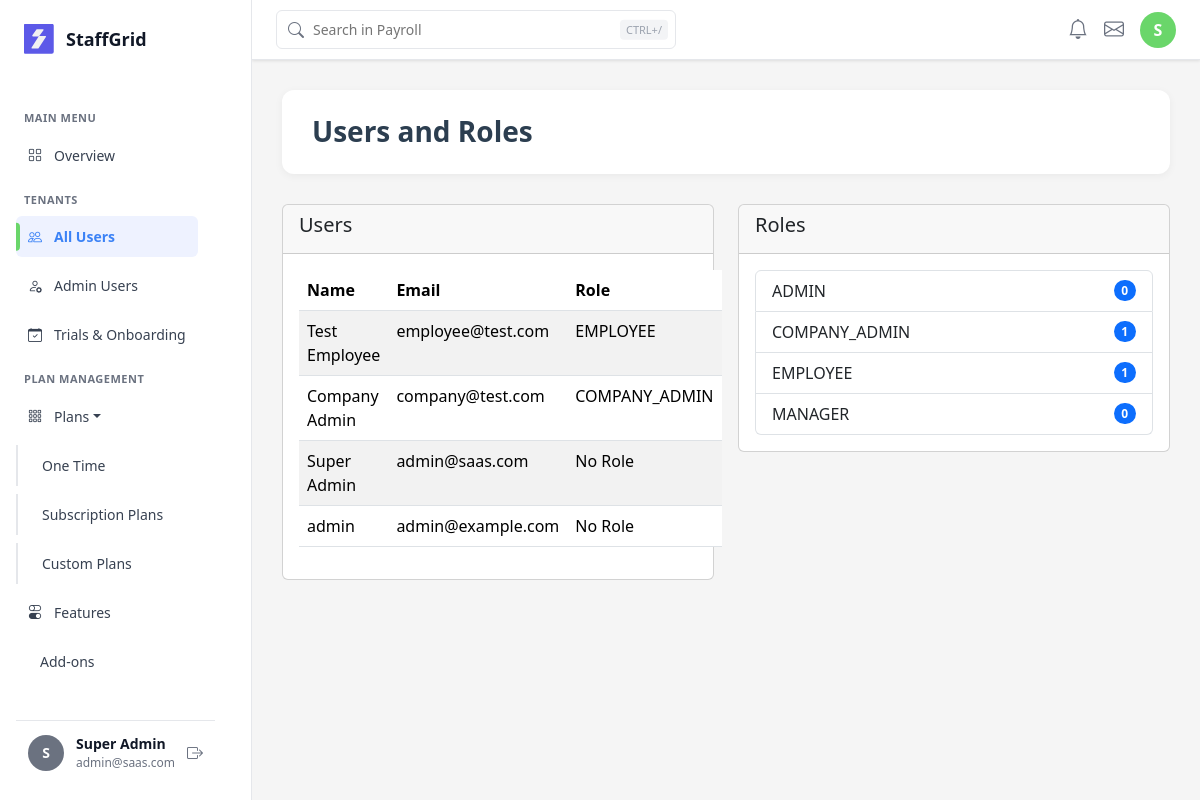
Page /users/ (signed in) on the committed database.
### saas/models/user.py (models this page shows, shortened)
class CustomUser(AbstractUser):
    email = models.EmailField(unique=True)
    role = models.ForeignKey(
        'Role',
        on_delete=models.SET_NULL,
        null=True,
        blank=True,
        related_name='users'
    )
    tenant = models.ForeignKey(
        'Tenant',
        on_delete=models.CASCADE,
        null=True,
        blank=True,
        related_name='users'
    )
    phone = models.CharField(max_length=15, blank=True, null=True)
    address = models.TextField(blank=True, null=True)
    profile_picture = models.ImageField(upload_to='profile_pictures/', blank=True, null=True)
    is_verified = models.BooleanField(default=False)
    created_at = models.DateTimeField(default=timezone.now)
    updated_at = models.DateTimeField(auto_now=True)
    USERNAME_FIELD = 'email'
    REQUIRED_FIELDS = ['username']
    objects = CustomUserManager()
    class Meta:
        db_table = 'custom_users'
        ordering = ['-date_joined']
        indexes = [
            models.Index(fields=['email']),
            models.Index(fields=['role']),
            models.Index(fields=['is_active']),
            models.Index(fields=['is_verified']),
        ]

### saas/models/role.py (models this page shows, shortened)
class Role(models.Model):
    ADMIN = 'admin'
    EDITOR = 'editor'
    VIEWER = 'viewer'
    GUEST = 'guest'
    SYSTEM_ROLES = [ADMIN, EDITOR, VIEWER, GUEST]
    name = models.CharField(max_length=100, unique=True)
    description = models.TextField(blank=True, null=True)
    tenant = models.ForeignKey(
        'Tenant',
        on_delete=models.CASCADE,
        related_name='roles',
        null=True,  # Made nullable to avoid migration issues
        blank=True
    )
    is_system = models.BooleanField(default=False)
    is_active = models.BooleanField(default=True)
    created_at = models.DateTimeField(auto_now_add=True)
    updated_at = models.DateTimeField(auto_now=True)
    class Meta:
        db_table = 'roles'
        ordering = ['name']
        indexes = [
            models.Index(fields=['name']),
            models.Index(fields=['is_active']),
        ]

### saas/views/__init__.py (the view, shortened to what this page needs)
def users_list(request):
    if not request.user.is_authenticated:
        return redirect('auth:login')
    is_admin_page = 'admin' in request.path
    if is_admin_page:
        users_queryset = CustomUser.objects.select_related('role').filter(
            Q(is_superuser=True) | Q(role__name='Admin')
        )
        page_title = 'Admin Users'
        template = 'saas/admin_user.html'
    else:
        tenants_queryset = Tenant.objects.select_related('subscription_plan').prefetch_related('users').all()
        page_title = 'All Users'
        template = 'users/users_list.html'
        tenants = []
        for tenant in tenants_queryset:
            admin_user = tenant.users.filter(is_superuser=True).first() or tenant.users.first()
            admin_email = admin_user.email if admin_user else 'N/A'
            employee_count = tenant.users.count()
            plan_limit = tenant.subscription_plan.max_users if tenant.subscription_plan else 100
            employee_percentage = (employee_count / plan_limit * 100) if plan_limit > 0 else 0
            tenants.append({
                'id': tenant.id,
                'created': tenant.created_at,
                'name': tenant.name,
                'status': 'Active' if tenant.status == 'active' else ('Trial' if tenant.status == 'inactive' else tenant.status.title()),
                'plan': tenant.subscription_plan.name if tenant.subscription_plan else 'No Plan',
                'employee_count': employee_count,
                'employee_limit': plan_limit,
                'employee_percentage': employee_percentage,
                'admin_email': admin_email,
                'last_activity': tenant.updated_at,
                'domain': tenant.domain,
            })
        total_companies = tenants_queryset.count()
        active_subscriptions = tenants_queryset.filter(status='active').count()
        monthly_revenue = sum(
            tenant.subscription_plan.price_monthly if tenant.subscription_plan and tenant.status == 'active' else 0
            for tenant in tenants_queryset
        )
        active_trials = tenants_queryset.filter(status='inactive').count()
        return render(request, template, {
            'tenants': tenants,
            'total_companies': total_companies,
            'active_subscriptions': active_subscriptions,
            'monthly_revenue': monthly_revenue,
            'active_trials': active_trials,
            'page_title': page_title
        })

### saas/templates/users/users_list.html (shortened to what this page needs)
{% extends 'base.html' %}

### saas/templates/base.html (shortened to what this page needs)
<!DOCTYPE html>
<html lang="en">
<head>
    <link href="https://cdn.jsdelivr.net/npm/bootstrap@5.3.2/dist/css/bootstrap.min.css" rel="stylesheet">
    <link rel="stylesheet" href="https://cdn.jsdelivr.net/npm/bootstrap-icons@1.11.1/font/bootstrap-icons.css">
</head>
<body>
    <div class="main-container">
        <aside class="sidebar">
            <div class="brand-header">
                <div class="brand-logo">
                </div>
                <div class="brand-name">StaffGrid</div>
            </div>
            <div class="menu-content">
                <div class="menu-section-heading">MAIN MENU</div>
                <ul class="menu-list">
                    <li class="menu-item">
                        <a href="{% url 'dashboard_overview' %}"
                            class="menu-link {% if 'dashboard' in request.path or request.path == '/' %}active{% endif %}">
                            <i class="bi bi-grid"></i>
                            <span style="margin-left: 12px;">Overview</span>
                        </a>
                    </li>
                </ul>
                <div class="menu-section-heading">TENANTS</div>
                <ul class="menu-list">
                    <li class="menu-item">
                        <a href="{% url 'users_list' %}"
                            class="menu-link {% if request.path == '/users/' %}active{% endif %}">
                            <i class="bi bi-people"></i>
                            <span style="margin-left: 12px;">All Users</span>
                        </a>
                    </li>
                    <li class="menu-item">
                        <a href="{% url 'saas_admin:admin_users' %}"
                            class="menu-link {% if 'admin-users' in request.path %}active{% endif %}">
                            <i class="bi bi-person-gear"></i>
                            <span style="margin-left: 12px;">Admin Users</span>
                        </a>
                    </li>
                    <li class="menu-item">
                        <a href="#" class="menu-link">
                            <i class="bi bi-calendar-check"></i>
                            <span style="margin-left: 12px;">Trials & Onboarding</span>
                        </a>
                    </li>
                </ul>
                <div class="menu-section-heading">Plan management</div>
                <ul class="menu-list">
                    <li class="menu-item">
                        <a href="{% url 'plans:plan_list' %}" class="menu-link dropdown-toggle"
                            onclick="toggleDropdown('plansDropdown')">
                            <i class="bi bi-grid-3x3-gap"></i>
                            <span style="margin-left: 12px;">Plans</span>
                        </a>
                    </li>
                    <div class="dropdown-content expanded" id="plansDropdown">
                        <li class="menu-item dropdown-item">
                            <a href="{% url 'plans:one_time_plans' %}"
                                class="menu-link {% if 'one-time' in request.path %}active{% endif %}">
                                <span>One Time</span>
                            </a>
                        </li>
                        <li class="menu-item dropdown-item">
                            <a href="{% url 'subscription:list_plans' %}"
                                class="menu-link {% if 'subscription' in request.path %}active{% endif %}">
                                <span>Subscription Plans</span>
                            </a>
                        </li>
                        <li class="menu-item dropdown-item">
                            <a href="{% url 'plans:custom_plans' %}"
                                class="menu-link {% if 'custom' in request.path %}active{% endif %}">
                                <span>Custom Plans</span>
                            </a>
                        </li>
                    </div>
                    <li class="menu-item">
                        <a href="{% url 'features:feature_list' %}"
                            class="menu-link {% if 'features' in request.path %}active{% endif %}">
                            <i class="bi bi-toggles"></i>
                            <span style="margin-left: 12px;">Features</span>
                        </a>
                    </li>
                    <li class="menu-item">
                        <a href="{% url 'addon_list' %}"
                            class="menu-link {% if 'addons' in request.path %}active{% endif %}">
                            <span style="margin-left: 12px;">Add-ons</span>
                        </a>
                    </li>
                    <li class="menu-item">
                        <a href="{% url 'saas_admin:discount_list' %}"
                            class="menu-link {% if 'discount' in request.path %}active{% endif %}">
                        </a>
                    </li>
                </ul>
            </div>
            {% if user.is_authenticated %}
            <div class="user-profile-bottom">
                <div class="user-avatar-small">
                    {{ user.first_name.0|upper|default:user.username.0|upper }}
                </div>
                <div class="user-info-small">
                    <div class="user-name-small">Super Admin</div>
                    <div class="user-email-small">{{ user.email }}</div>
                </div>
                <form method="POST" action="{% url 'logout' %}" style="margin: 0;">
                    <button type="submit"
                        style="background: none; border: none; color: var(--Grey-Grey-500); cursor: pointer;">
                        <i class="bi bi-box-arrow-right"></i>
                    </button>
                </form>
            </div>
            {% endif %}
        </aside>
        <nav class="top-navbar"
            style="position: fixed; top: 0; left: 252px; right: 0; height: 60px; background: #fff; border-bottom: 1px solid #E5E7EB; z-index: 999; display: flex; align-items: center; padding: 0 24px; box-shadow: 0 1px 3px rgba(0,0,0,0.1);">
            <div style="flex: 1; display: flex; align-items: center; gap: 16px;">
                <div style="position: relative; flex: 1; max-width: 400px;">
                    <input type="text" placeholder="Search in Payroll"
                        style="width: 100%; padding: 8px 12px 8px 36px; border: 1px solid #E5E7EB; border-radius: 6px; font-size: 14px;">
                    <i class="bi bi-search"
                        style="position: absolute; left: 12px; top: 50%; transform: translateY(-50%); color: #6B7280;"></i>
                    <span
                        style="position: absolute; right: 8px; top: 50%; transform: translateY(-50%); font-size: 11px; color: #9CA3AF; background: #F3F4F6; padding: 2px 6px; border-radius: 4px;">CTRL+/</span>
                </div>
            </div>
            <div style="display: flex; align-items: center; gap: 16px;">
                <i class="bi bi-bell" style="font-size: 20px; color: #6B7280; cursor: pointer;"></i>
                <i class="bi bi-envelope" style="font-size: 20px; color: #6B7280; cursor: pointer;"></i>
                <div
                    style="width: 36px; height: 36px; border-radius: 50%; background: #6AD66A; display: flex; align-items: center; justify-content: center; color: white; font-weight: 600; cursor: pointer;">
                    {{ user.first_name.0|upper|default:user.username.0|upper }}
                </div>
            </div>
        </nav>
        <main class="main-content" style="margin-top: 60px;">
            {% block content %}
            <div class="content-header">
                <h1>Users and Roles</h1>
            </div>
            <div class="row">
                <div class="col-md-6">
                    <div class="card">
                        <div class="card-header">
                            <h5>Users</h5>
                        </div>
                        <div class="card-body">
                            <table class="table table-striped">
                                <thead>
                                    <tr>
                                        <th>Name</th>
                                        <th>Email</th>
                                        <th>Role</th>
                                    </tr>
                                </thead>
                                <tbody>
                                    {% for user in users %}
                                    <tr>
                                        <td>{{ user.get_full_name|default:user.username }}</td>
                                        <td>{{ user.email }}</td>
                                        <td>{% if user.role %}{{ user.role.name }}{% else %}No Role{% endif %}</td>
                                    </tr>
                                    {% empty %}
                                    <tr>
                                        <td colspan="3">No users found.</td>
                                    </tr>
                                    {% endfor %}
                                </tbody>
                            </table>
                        </div>
                    </div>
                </div>
                <div class="col-md-6">
                    <div class="card">
                        <div class="card-header">
                            <h5>Roles</h5>
                        </div>
                        <div class="card-body">
                            <ul class="list-group">
                                {% for role in roles %}
                                <li class="list-group-item d-flex justify-content-between align-items-center">
                                    {{ role.name }}
                                    <span class="badge bg-primary rounded-pill">{{ role.users.count }}</span>
                                </li>
                                {% empty %}
                                <li class="list-group-item">No roles found.</li>
                                {% endfor %}
                            </ul>
                        </div>
                    </div>
                </div>
            </div>
            {% endblock %}
        </main>
    </div>
</body>
</html>

### rows in the picture
CustomUser: first_name.0 "S", email "admin@saas.com", get_full_name "Super Admin", shows "No Role"
CustomUser: get_full_name "Test Employee", email "employee@test.com", role.name "EMPLOYEE"
CustomUser: get_full_name "Company Admin", email "company@test.com", role.name "COMPANY_ADMIN"
CustomUser: get_full_name "admin", email "admin@example.com", shows "No Role"
Role: name "ADMIN", users.count "0"
Role: name "COMPANY_ADMIN", users.count "1"
Role: name "EMPLOYEE", users.count "1"
Role: name "MANAGER", users.count "0"
